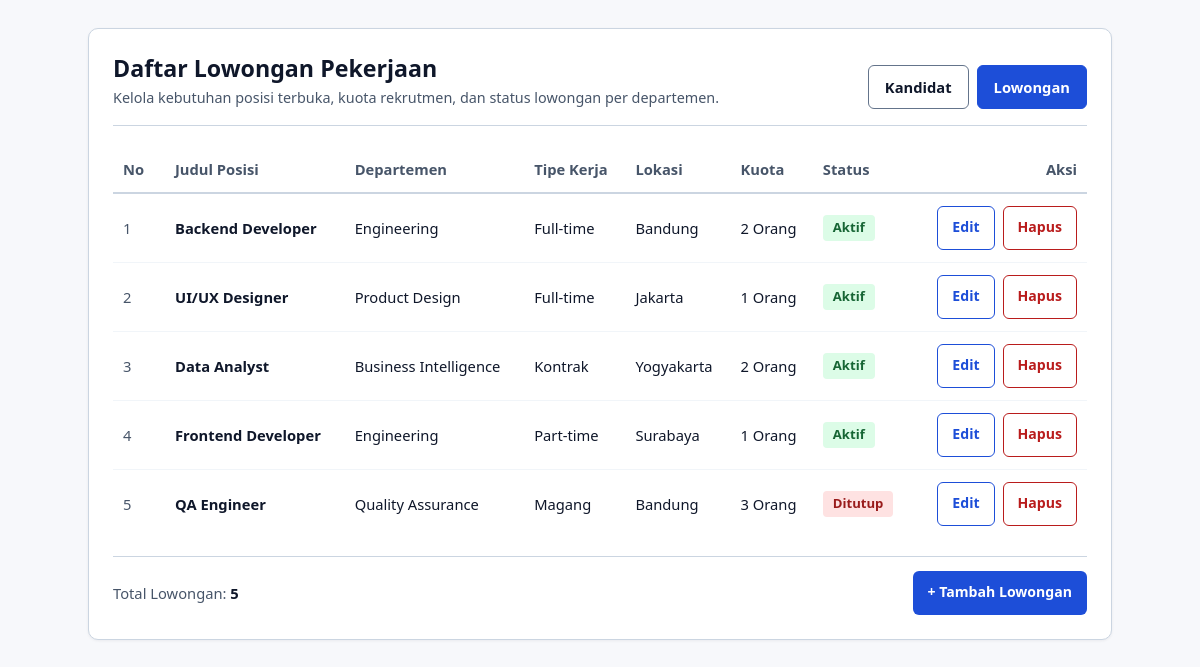
Page /index.php?entity=lowongan on the committed database.
### tables this page shows
CREATE TABLE IF NOT EXISTS `lowongan` (
  `id` int(11) NOT NULL AUTO_INCREMENT,
  `judul` varchar(120) NOT NULL,
  `departemen` varchar(100) NOT NULL,
  `tipeKerja` varchar(50) NOT NULL,
  `lokasi` varchar(100) NOT NULL,
  `kuota` int(11) NOT NULL DEFAULT 1,
  `status` varchar(30) NOT NULL DEFAULT 'Aktif',
  PRIMARY KEY (`id`)
);

### models/DB.php (called while the page is built, shortened)
<?php
class DB {
    private string $host = "localhost";
    private string $db_name = "mvp_kandidat_db";
    private string $username = "root";
    private string $password = "";
    private ?PDO $conn = null;
    private ?PDOStatement $result = null;
    public function __construct(
        string $host = "localhost",
        string $db_name = "mvp_kandidat_db",
        string $username = "root",
        string $password = ""
    ) {
        $this->host = $host;
        $this->db_name = $db_name;
        $this->username = $username;
        $this->password = $password;
        $this->conn = $this->connect();
    }
    public function connect(): PDO {
        try {
            $dsn = "mysql:host={$this->host};dbname={$this->db_name};charset=utf8mb4";
            $options = [
                PDO::ATTR_ERRMODE => PDO::ERRMODE_EXCEPTION,
                PDO::ATTR_DEFAULT_FETCH_MODE => PDO::FETCH_ASSOC,
                PDO::ATTR_EMULATE_PREPARES => false,
            ];
            return new PDO($dsn, $this->username, $this->password, $options);
        } catch (PDOException $e) {
            throw new RuntimeException("Koneksi Database Gagal: " . $e->getMessage(), 0, $e);
        }
    }
    public function executeQuery(string $query, array $params = []): PDOStatement {
        try {
            $stmt = $this->conn->prepare($query);
            $stmt->execute($params);
            $this->result = $stmt;
            return $stmt;
        } catch (PDOException $e) {
            throw new RuntimeException("Query Gagal: " . $e->getMessage(), 0, $e);
        }
    }
    public function getAllResult(): array {
        return $this->result->fetchAll(PDO::FETCH_ASSOC);
    }
}
?>

### models/TabelLowongan.php (called while the page is built, shortened)
<?php
require_once __DIR__ . '/DB.php';
require_once __DIR__ . '/Lowongan.php';
class TabelLowongan extends DB implements KontrakModelLowongan {
    private function mapRowToLowongan(array $row): Lowongan {
        return new Lowongan(
            (int)$row['id'],
            $row['judul'],
            $row['departemen'],
            $row['tipeKerja'],
            $row['lokasi'],
            (int)$row['kuota'],
            $row['status']
        );
    }
    public function getAllLowongan(): array {
        $query = "SELECT * FROM lowongan ORDER BY status ASC, id ASC";
        $this->executeQuery($query);
        $rows = $this->getAllResult();
        $list = [];
        foreach ($rows as $row) {
            $list[] = $this->mapRowToLowongan($row);
        }
        return $list;
    }
}
?>

### presenters/BasePresenter.php (called while the page is built, shortened)
<?php
abstract class BasePresenter {
    protected function buildStatusBanner(?string $statusCode, string $entityLabel): string {
        if ($statusCode === null || $statusCode === '') {
            return '';
        }
        $safeLabel = htmlspecialchars($entityLabel, ENT_QUOTES, 'UTF-8');
        $map = [
            'added'    => ['success', 'status', "Berhasil: Data {$safeLabel} baru telah ditambahkan."],
            'updated'  => ['success', 'status', "Berhasil: Data {$safeLabel} telah diperbarui."],
            'deleted'  => ['success', 'status', "Berhasil: Data {$safeLabel} telah dihapus."],
            'invalid'  => ['error',   'alert',  "Perhatian: Pastikan seluruh kolom {$safeLabel} terisi dengan nilai yang valid."],
            'notfound' => ['error',   'alert',  "Perhatian: Data {$safeLabel} yang dipilih tidak ditemukan."],
        ];
        [$variant, $role, $message] = $map[$statusCode];
        return "<div class='status-banner status-banner--{$variant}' role='{$role}'>{$message}</div>";
    }
}
?>

### models/Lowongan.php (called while the page is built, shortened)
<?php
class Lowongan {
    private ?int $id;
    private string $judul;
    private string $departemen;
    private string $tipeKerja;
    private string $lokasi;
    private int $kuota;
    private string $status;
    public function __construct(
        ?int $id,
        string $judul,
        string $departemen,
        string $tipeKerja,
        string $lokasi,
        int $kuota,
        string $status
    ) {
        $this->id = $id;
        $this->judul = $judul;
        $this->departemen = $departemen;
        $this->tipeKerja = $tipeKerja;
        $this->lokasi = $lokasi;
        $this->kuota = $kuota;
        $this->status = $status;
    }
    public function getId(): ?int { return $this->id; }
    public function getJudul(): string { return $this->judul; }
    public function getDepartemen(): string { return $this->departemen; }
    public function getTipeKerja(): string { return $this->tipeKerja; }
    public function getLokasi(): string { return $this->lokasi; }
    public function getKuota(): int { return $this->kuota; }
    public function getStatus(): string { return $this->status; }
}
?>

### views/ViewLowongan.php (called while the page is built, shortened)
<?php
class ViewLowongan implements KontrakViewLowongan {
    private string $skinPath;
    public function __construct(string $skinPath = '', string $formPath = '') {
        $this->skinPath = $skinPath ?: __DIR__ . '/../template/skinLowongan.html';
    }
    public function renderDaftar(string $tableRowsHtml, int $totalData, string $statusBannerHtml = ''): string {
        $template = file_get_contents($this->skinPath);
        $tokens = [
            '{{STATUS_BANNER}}' => $statusBannerHtml,
            '{{TABLE_ROWS}}'    => $tableRowsHtml,
            '{{TOTAL_DATA}}'    => (string)$totalData,
        ];
        return str_replace(array_keys($tokens), array_values($tokens), $template);
    }
}
?>

### presenters/PresenterLowongan.php (the view, shortened to what this page needs)
<?php
require_once __DIR__ . '/BasePresenter.php';
require_once __DIR__ . '/KontrakPresenterLowongan.php';
require_once __DIR__ . '/../models/Lowongan.php';
class PresenterLowongan extends BasePresenter implements KontrakPresenterLowongan {
    private KontrakModelLowongan $model;
    private KontrakViewLowongan $view;
    public function __construct(KontrakModelLowongan $model, KontrakViewLowongan $view) {
        $this->model = $model;
        $this->view = $view;
    }
    private function buildRowHtml(int $no, Lowongan $lowongan): string {
        $id = (int)$lowongan->getId();
        $judul = htmlspecialchars($lowongan->getJudul(), ENT_QUOTES, 'UTF-8');
        $departemen = htmlspecialchars($lowongan->getDepartemen(), ENT_QUOTES, 'UTF-8');
        $tipeKerja = htmlspecialchars($lowongan->getTipeKerja(), ENT_QUOTES, 'UTF-8');
        $lokasi = htmlspecialchars($lowongan->getLokasi(), ENT_QUOTES, 'UTF-8');
        $kuota = number_format($lowongan->getKuota()) . ' Orang';
        $statusRaw = $lowongan->getStatus();
        $statusText = htmlspecialchars($statusRaw, ENT_QUOTES, 'UTF-8');
        $statusClass = $statusRaw === 'Aktif' ? 'status-badge--aktif' : 'status-badge--ditutup';
        return "<tr>
            <td class='col-id' data-label='No'>{$no}</td>
            <td data-label='Judul Posisi'><strong>{$judul}</strong></td>
            <td data-label='Departemen'>{$departemen}</td>
            <td data-label='Tipe Kerja'>{$tipeKerja}</td>
            <td data-label='Lokasi'>{$lokasi}</td>
            <td data-label='Kuota'>{$kuota}</td>
            <td data-label='Status'><span class='status-badge {$statusClass}'>{$statusText}</span></td>
            <td class='col-actions' data-label='Aksi'>
                <div class='action-group'>
                    <a href='index.php?entity=lowongan&screen=edit&id={$id}' class='btn btn-edit'>Edit</a>
                    <form method='post' action='index.php?entity=lowongan' class='inline-form' onsubmit=\"return confirm('Hapus lowongan ini?')\">
                        <input type='hidden' name='entity' value='lowongan'>
                        <input type='hidden' name='action' value='hapus'>
                        <input type='hidden' name='id' value='{$id}'>
                        <button type='submit' class='btn btn-delete'>Hapus</button>
                    </form>
                </div>
            </td>
        </tr>";
    }
    public function tampilkanLowongan(?string $statusCode = null): string {
        $listLowongan = $this->model->getAllLowongan();
        $totalLowongan = count($listLowongan);
        $bannerHtml = $this->buildStatusBanner($statusCode, 'lowongan');
        $rowsHtml = '';
        if (empty($listLowongan)) {
            $rowsHtml = "<tr><td colspan='8' class='empty-cell'>Belum ada data lowongan. Klik '+ Tambah Lowongan' untuk membuka posisi baru.</td></tr>";
        } else {
            $no = 1;
            foreach ($listLowongan as $lowongan) {
                $rowsHtml .= $this->buildRowHtml($no, $lowongan);
                $no++;
            }
        }
        return $this->view->renderDaftar($rowsHtml, $totalLowongan, $bannerHtml);
    }
}
?>

### index.php (shortened to what this page needs)
<?php
require_once __DIR__ . '/models/TabelLowongan.php';
require_once __DIR__ . '/views/ViewLowongan.php';
require_once __DIR__ . '/presenters/PresenterLowongan.php';
$entity = $_POST['entity'] ?? $_GET['entity'] ?? 'kandidat';
try {
    if ($entity === 'lowongan') {
        $model = new TabelLowongan('localhost', 'mvp_kandidat_db', 'root', '');
        $view = new ViewLowongan();
        $presenter = new PresenterLowongan($model, $view);
        $screen = $_GET['screen'] ?? 'list';
        $status = $_GET['status'] ?? null;
        if ($screen === 'add') {
            echo $presenter->tampilkanFormLowongan(null, $status);
        } elseif ($screen === 'edit' && isset($_GET['id'])) {
            echo $presenter->tampilkanFormLowongan((int)$_GET['id'], $status);
        } else {
            echo $presenter->tampilkanLowongan($status);
        }
    }
} catch (Throwable $e) {
    http_response_code(500);
    echo renderErrorPage($e->getMessage());
}
?>

### template/style.css (style rules this page uses)
:root { --bg: #f7f8fb; --surface: #ffffff; --surface-subtle: #f1f5f9; --ink: #0f172a; --muted: #475569; --accent: #1d4ed8; --accent-hover: #1e40af; --danger: #b91c1c; --danger-bg: #fee2e2; --danger-ink: #991b1b; --success-bg: #dcfce7; --success-ink: #166534; --border: #cbd5e1; --border-control: #64748b; --radius-card: 10px; --radius-control: 6px; --radius-badge: 4px; font-family: system-ui, -apple-system, "Segoe UI", Roboto, Arial, sans-serif; color-scheme: light; }
*, *::before, *::after { box-sizing: border-box; }
html, body { margin: 0; min-height: 100%; background: var(--bg); color: var(--ink); font-size: 16px; line-height: 1.5; }
.container { max-width: 1060px; margin: 0 auto; padding: 28px 18px 48px; }
.card { background: var(--surface); border: 1px solid var(--border); border-radius: var(--radius-card); padding: 24px; box-shadow: 0 1px 3px rgba(15, 23, 42, 0.06); }
.page-header { display: flex; flex-wrap: wrap; justify-content: space-between; align-items: flex-end; gap: 16px; margin-bottom: 20px; padding-bottom: 16px; border-bottom: 1px solid var(--border); }
.page-title { margin: 0; font-size: clamp(1.2rem, 2.2vw, 1.45rem); font-weight: 700; color: var(--ink); line-height: 1.3; }
.page-subtitle { margin: 4px 0 0; font-size: 0.9rem; color: var(--muted); }
.entity-tabs { display: flex; flex-wrap: wrap; gap: 8px; }
.tab-link { display: inline-flex; align-items: center; justify-content: center; min-height: 44px; padding: 8px 16px; border-radius: var(--radius-control); border: 1px solid var(--border-control); background: var(--surface); color: var(--ink); font-size: 0.92rem; font-weight: 600; text-decoration: none; transition: background-color 0.15s ease, border-color 0.15s ease; }
.tab-link.is-active { background: var(--accent); border-color: var(--accent); color: #ffffff; }
.table-wrap { width: 100%; overflow-x: auto; }
table { width: 100%; border-collapse: collapse; font-size: 0.92rem; }
thead th { text-align: left; padding: 12px 10px; color: var(--muted); font-weight: 700; border-bottom: 2px solid var(--border); white-space: nowrap; }
tbody td { padding: 12px 10px; border-bottom: 1px solid var(--surface-subtle); vertical-align: middle; }
tbody tr:last-child td { border-bottom: 0; }
.col-id { width: 52px; color: var(--muted); }
.col-actions { width: 176px; text-align: right; white-space: nowrap; }
.action-group { display: inline-flex; align-items: center; justify-content: flex-end; gap: 8px; }
.inline-form { display: inline; margin: 0; }
.status-badge { display: inline-block; padding: 3px 10px; border-radius: var(--radius-badge); font-size: 0.82rem; font-weight: 700; }
.status-badge--aktif { background: var(--success-bg); color: var(--success-ink); }
.status-badge--ditutup { background: var(--danger-bg); color: var(--danger-ink); }
.btn { display: inline-flex; align-items: center; justify-content: center; min-height: 44px; min-width: 44px; padding: 8px 14px; border-radius: var(--radius-control); border: 1px solid transparent; font-family: inherit; font-size: 0.88rem; font-weight: 600; line-height: 1.2; cursor: pointer; text-decoration: none; transition: background-color 0.15s ease, color 0.15s ease, border-color 0.15s ease; }
.btn-primary, .btn-add { background: var(--accent); color: #ffffff; }
.btn-edit { background: var(--surface); color: var(--accent); border-color: var(--accent); }
.btn-delete { background: var(--surface); color: var(--danger); border-color: var(--danger); }
.footer-bar { margin-top: 18px; padding-top: 14px; border-top: 1px solid var(--border); display: flex; flex-wrap: wrap; justify-content: space-between; align-items: center; gap: 12px; }
.footer-count { color: var(--muted); font-size: 0.92rem; }
.footer-count strong { color: var(--ink); }

### rows in the picture
lowongan: id "Daftar Lowongan Pekerjaan Kelola kebutuhan posisi terbuka, kuota rekrutmen, dan status lowongan per departemen. Kandidat Lowongan No Judul Posisi Departemen Tipe Kerja Lokasi Kuota Status Aksi Total Lowongan: 5 + Tambah Lowongan", no "5", judul "QA Engineer", departemen "Quality Assurance", tipeKerja "Magang", lokasi "Bandung", kuota "3 Orang", status "Ditutup"
lowongan: no "1", judul "Backend Developer", departemen "Engineering", tipeKerja "Full-time", lokasi "Bandung", kuota "2 Orang", status "Aktif"
lowongan: no "2", judul "UI/UX Designer", departemen "Product Design", tipeKerja "Full-time", lokasi "Jakarta", kuota "1 Orang", status "Aktif"
lowongan: no "3", judul "Data Analyst", departemen "Business Intelligence", tipeKerja "Kontrak", lokasi "Yogyakarta", kuota "2 Orang", status "Aktif"
lowongan: no "4", judul "Frontend Developer", departemen "Engineering", tipeKerja "Part-time", lokasi "Surabaya", kuota "1 Orang", status "Aktif"
